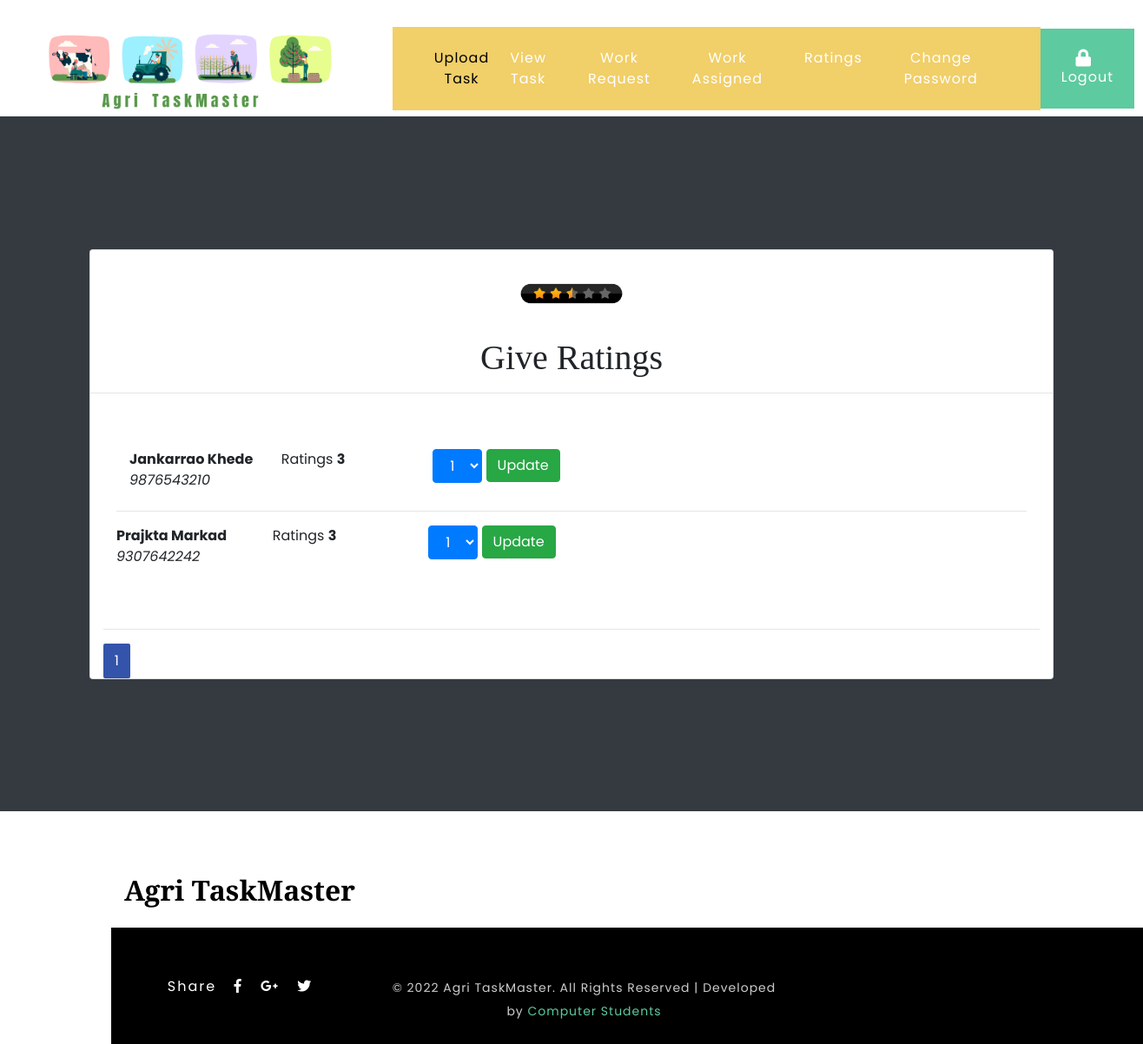
The page /ratings (signed in) on the database its author committed.
### app/models.py (models this page shows)
class Ratings(models.Model):
    id = CompositeKey(columns=['lmobile', 'fmobile'])
    lmobile = models.TextField()
    fmobile = models.TextField()
    fname = models.TextField()
    lname = models.TextField()
    ratings = models.BigIntegerField()
    class Meta:
        db_table = 'tblRatings'
        unique_together = (('lmobile', 'fmobile'),)

### app/views.py (the view, shortened to what this page needs)
# urls.py: path('ratings', app.views.ratings_),
def ratings_(request):
    if 'flogin' in request.session and request.session['flogin']:
        fmobile = request.session['fmobile']
        ds = Ratings.objects.filter(fmobile=fmobile)
        page_number = request.GET.get('page')
        paginator = Paginator(ds, 5)
        try:
            ratings = paginator.page(page_number)
        except PageNotAnInteger:
            ratings = paginator.page(1)
        except EmptyPage:
            ratings = paginator.page(paginator.num_pages)
        return render(request, 'farmer/ratings.html', {'ratings': ratings})
    else:
        return redirect(login)

### templates/farmer/ratings.html (shortened to what this page needs)
{% extends "farmer/base.html" %}
{% block content %}
	<section class="h-100 bg-dark">
		<div class="container py-5 h-100">
			<div class="row d-flex justify-content-center align-items-center h-100">
				<div class="col">
					<div class="card card-registration my-4">
						    <img src="static/images/ratings.png" height="100" class="rounded mx-auto d-block" alt="...">
                        <div class="row justify-content-center">
                                    <h1>Give Ratings</h1>
                        </div>
                        <hr style="width:100%;text-align:left;margin-left:0">
                        <div class="container" >
                        <div class="container py-5 h-100" >
                            <div class="col-md-12 w3l_contact_form">
                            {% for rating in ratings %}
                            <div class="row">
                                <div class="col-md-2">
                                    <b>{{ rating.lname }}</b>
                                    <i>{{ rating.lmobile }}</i>
                                </div>
                                <div class="col-md-2">
                                    Ratings
                                    <b>{{ rating.ratings}}</b>
                                </div>
                                <div class="col-md-3">
                                    <form method="post">
                                        <select name="rating" class="btn btn-primary">
                                            <option value="1">1</option>
                                        </select>
                                        <button class="btn btn-success" type="submit">Update</button>
                                    </form>
                                </div>
                            </div>
                            </div>
                            <hr>
                            {% endfor %}
                            <div class="pagination">
                                {% for num in ratings.paginator.page_range %}
                                {% if ratings.number == num %}
                                <span class="pagination-number pagination-current">{{ num }}</span>
                                {% elif num > ratings.number|add:'-3' and num < ratings.number|add:'3' %}
                                <a class="pagination-number" href="?page={{ num }}">{{ num }}</a>
                                {% endif %}
                                {% endfor %}
                            </div>
                        </div>
		            </div>
                </div>
            </div>
        </div>
    </section>
{% endblock %}

### static/css/style.css (style rules this page uses)
body { padding: 0; margin: 0; background: #FFF; font-family: 'Poppins', sans-serif; }
h1, h2, h3, h4, h5, h6 { margin: 0; padding: 0; font-family: 'Playfair Display', serif; }

### templates/farmer/base.html (style rules this page uses)
.pagination { text-align: center; margin-top: 1em; }
.pagination-number { padding: 0.5em 0.8em; border-radius: 2px; color: #fff; background-color: #6D85C7; }
.pagination-number:hover, .pagination-current { background-color: #3354AA; }

### rows shown on the page
Ratings: lname "Jankarrao Khede", lmobile "9876543210", ratings "3"
Ratings: lname "Prajkta Markad", lmobile "9307642242", ratings "3"

### other values the page prints
{{ num }} "1"
